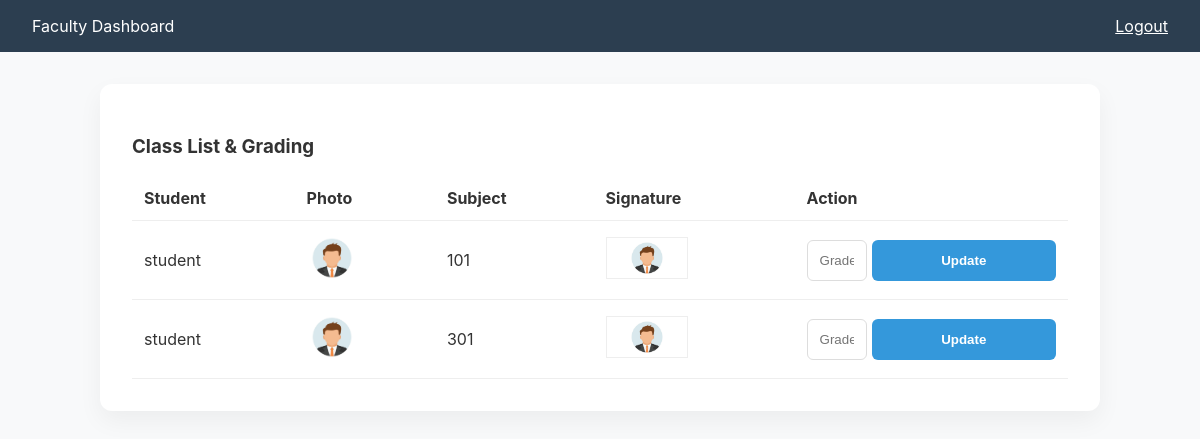
/Enrollment_System/faculty_dashboard.php, run on the app's committed database.
### tables this page shows
CREATE TABLE `enrollments` (
  `id` int(11) NOT NULL,
  `student_id` int(11) DEFAULT NULL,
  `subject_id` int(11) DEFAULT NULL,
  `grade` varchar(5) DEFAULT 'N/A',
  `status` enum('enrolled','completed') DEFAULT 'enrolled'
);

CREATE TABLE `users` (
  `id` int(11) NOT NULL,
  `username` varchar(50) DEFAULT NULL,
  `password` varchar(255) DEFAULT NULL,
  `role` enum('admin','faculty','student') DEFAULT NULL,
  `full_name` varchar(100) DEFAULT NULL,
  `profile_pic` varchar(255) DEFAULT NULL,
  `signature` varchar(255) DEFAULT NULL
);

CREATE TABLE `subjects` (
  `id` int(11) NOT NULL,
  `subject_code` varchar(20) DEFAULT NULL,
  `title` varchar(100) DEFAULT NULL,
  `prereq_id` int(11) DEFAULT NULL
);

### Enrollment_System/faculty_dashboard.php (the view, shortened to what this page needs)
<?php include 'config.php';
$list = $conn->query("SELECT e.*, u.full_name, u.profile_pic, u.signature, s.subject_code FROM enrollments e JOIN users u ON e.student_id=u.id JOIN subjects s ON e.subject_id=s.id");
?>
<!DOCTYPE html>
<html>
<head>
    <link rel="stylesheet" href="style.css">
</head>
<body>
    <div class="navbar"><span>Faculty Dashboard</span><a href="logout.php" style="color:white">Logout</a></div>
    <div class="container">
        <div class="card">
            <h3>Class List & Grading</h3>
            <table>
                <tr>
                    <th>Student</th>
                    <th>Photo</th>
                    <th>Subject</th>
                    <th>Signature</th>
                    <th>Action</th>
                </tr>
                <?php while ($r = $list->fetch_assoc()): ?>
                    <tr>
                        <td><?= $r['full_name'] ?></td>
                        <td><img src="<?= $r['profile_pic'] ?>" class="profile-img"></td>
                        <td><?= $r['subject_code'] ?></td>
                        <td><img src="<?= $r['signature'] ?>" class="sig-img"></td>
                        <td>
                            <form method="POST" style="display:flex; gap:5px;">
                                <input type="text" name="g" placeholder="Grade" style="margin:0; width:60px;">
                                <button name="set_grade" class="btn" style="padding:5px;">Update</button>
                            </form>
                        </td>
                    </tr>
                <?php endwhile; ?>
            </table>
        </div>
    </div>
</body>
</html>

### Enrollment_System/style.css (style rules this page uses)
:root { --dark: #2c3e50; --blue: #3498db; --light: #f8f9fa; --success: #27ae60; }
body { font-family: "Inter", sans-serif; background: var(--light); margin: 0; color: #333; }
.navbar { background: var(--dark); color: white; padding: 1rem 2rem; display: flex; justify-content: space-between; align-items: center; }
.container { max-width: 1000px; margin: 2rem auto; padding: 0 1rem; }
.card { background: white; padding: 2rem; border-radius: 12px; box-shadow: 0 10px 25px rgba(0, 0, 0, 0.05); }
input, select { width: 100%; padding: 12px; margin: 8px 0; border: 1px solid #ddd; border-radius: 6px; box-sizing: border-box; }
.btn { background: var(--blue); color: white; border: none; padding: 12px 24px; border-radius: 6px; cursor: pointer; transition: 0.3s; width: 100%; font-weight: 600; }
table { width: 100%; border-collapse: collapse; margin-top: 1rem; }
th, td { text-align: left; padding: 12px; border-bottom: 1px solid #eee; }
.profile-img { width: 50px; height: 50px; border-radius: 50%; object-fit: cover; }
.sig-img { width: 80px; height: 40px; object-fit: contain; border: 1px solid #eee; }

### data on the page
enrollments: student.full_name "student", student.profile_pic (picture), subject.subject_code "101", student.signature (picture)
enrollments: student.full_name "student", student.profile_pic (picture), subject.subject_code "301", student.signature (picture)
